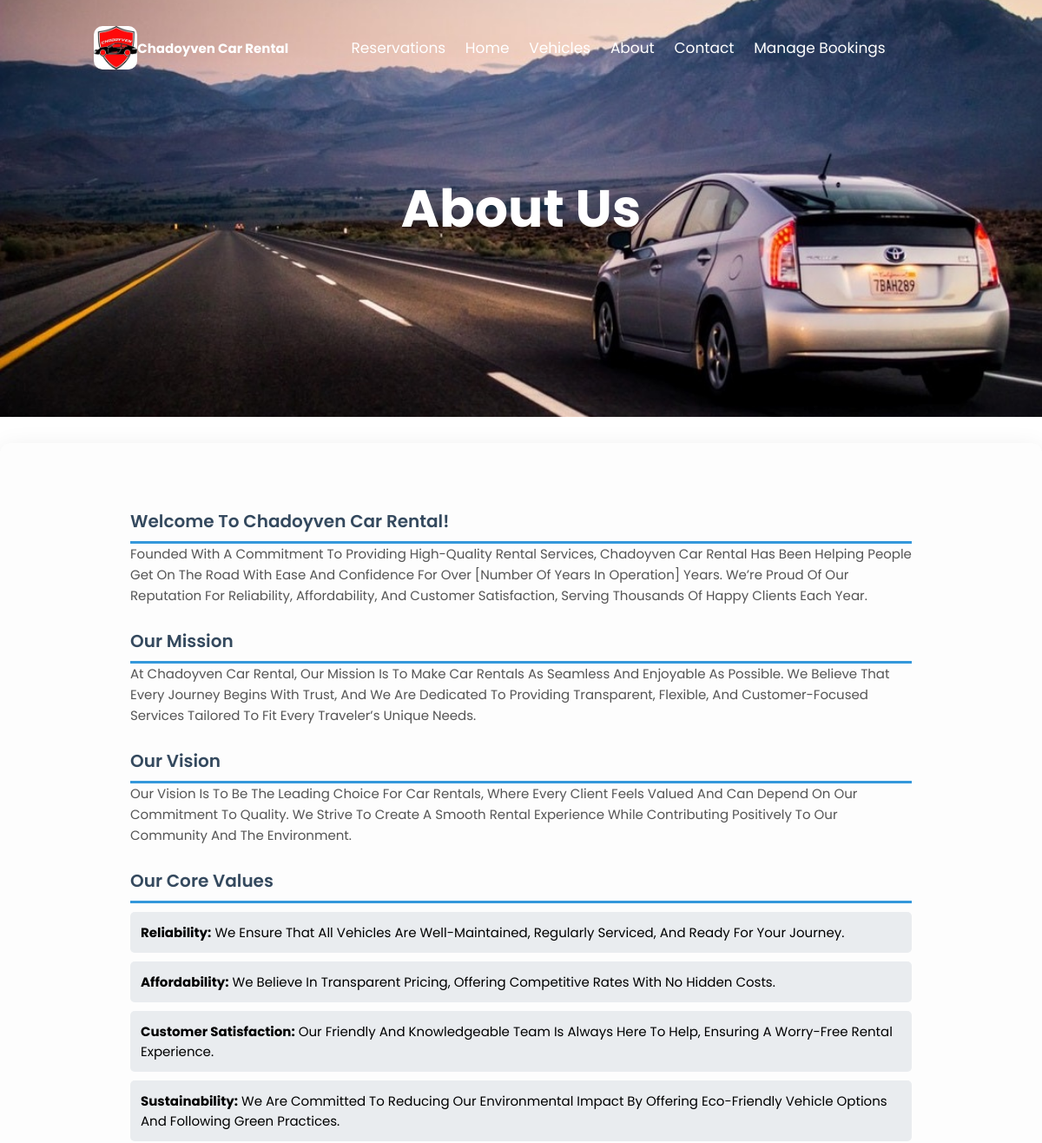
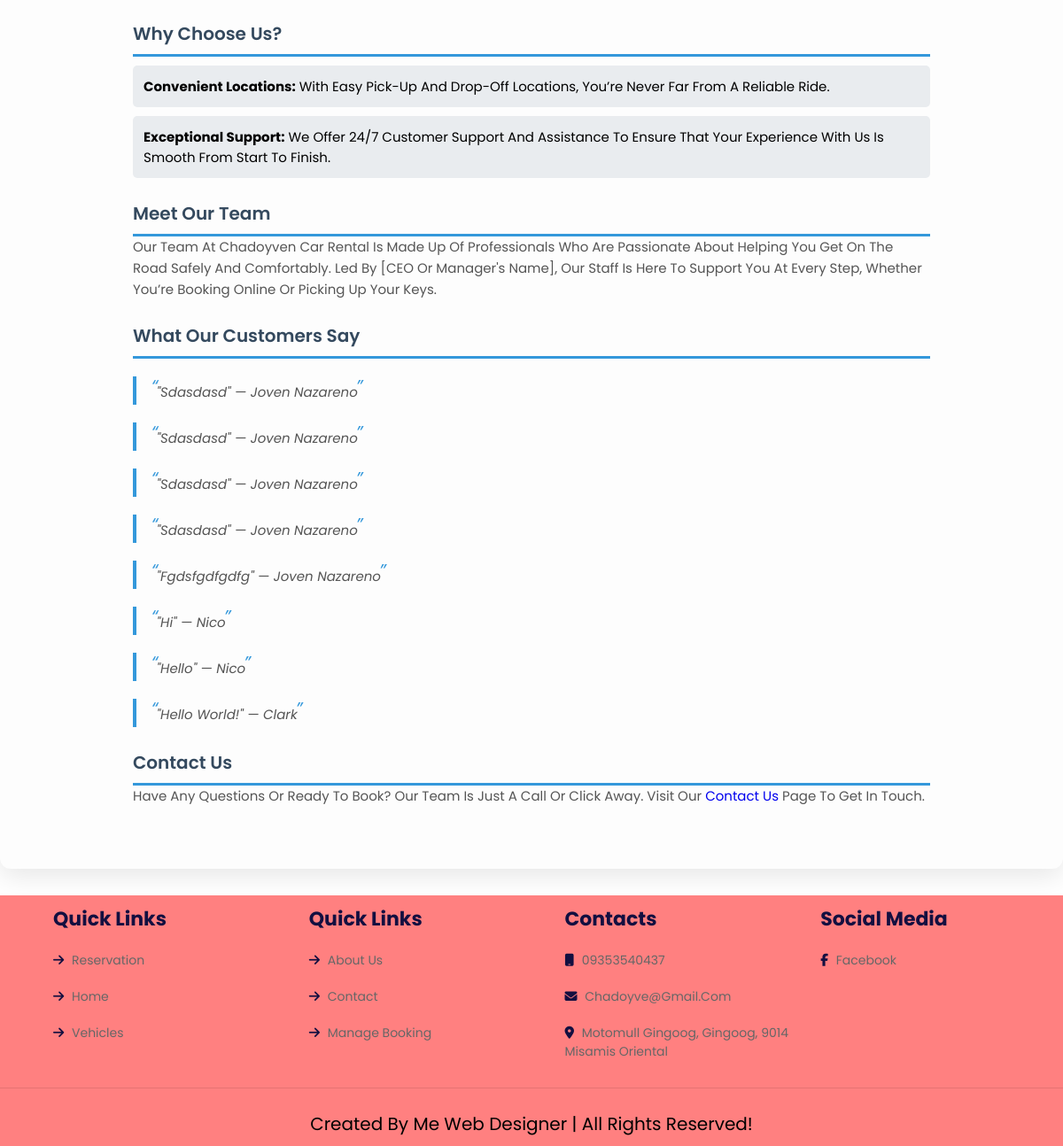
Page /about.php on the committed database (2 pictures, top to bottom).
### tables this page shows
CREATE TABLE `review` (
  `ID` int(100) NOT NULL,
  `Name` varchar(100) NOT NULL,
  `Email` varchar(100) NOT NULL,
  `review` text NOT NULL,
  `date` varchar(100) NOT NULL
);

### about.php (the view, shortened to what this page needs)
<!DOCTYPE html>
<html lang="en">
<head>
    <link rel="stylesheet" href="https://unpkg.com/swiper@7/swiper-bundle.min.css"/>
    <link rel="stylesheet" href="https://cdnjs.cloudflare.com/ajax/libs/font-awesome/6.5.2/css/all.min.css">
    <link rel="stylesheet" href="css/style.css">
</head>
<body>
    <header class="header">
        <a href="index.php" class="logo">
            <img style="border-radius: 10px;" src="image/logo.jpg" alt="Car Rental Logo">
            <h2>Chadoyven Car Rental</h2>
        </a>
        <nav class="navbar">
            <a href="reservation.php">reservations</a>
            <a href="index.php">home</a>
            <a href="vehicle.php">vehicles</a>
            <a href="about.php">about</a>
            <a href="contact.php">contact</a>
            <a href="manage.php">manage bookings</a>
        </nav>
    </header>
    <section class="home1">
        <div class="image-container">
            <img src="image/bg1.1.jpg" alt="Car Rental" />
        </div>
        <div class="home-content">
            <h1>About Us</h1>
        </div>
    </section>
    <section class="about-us">
    <div class="about-content">
        <h2 class="section-title">Welcome to Chadoyven Car Rental!</h2>
        <p class="intro">Founded with a commitment to providing high-quality rental services, Chadoyven Car Rental has been helping people get on the road with ease and confidence for over [number of years in operation] years. We’re proud of our reputation for reliability, affordability, and customer satisfaction, serving thousands of happy clients each year.</p>
        <h2 class="section-title">Our Mission</h2>
        <p>At Chadoyven Car Rental, our mission is to make car rentals as seamless and enjoyable as possible. We believe that every journey begins with trust, and we are dedicated to providing transparent, flexible, and customer-focused services tailored to fit every traveler’s unique needs.</p>
        <h2 class="section-title">Our Vision</h2>
        <p>Our vision is to be the leading choice for car rentals, where every client feels valued and can depend on our commitment to quality. We strive to create a smooth rental experience while contributing positively to our community and the environment.</p>
        <h2 class="section-title">Our Core Values</h2>
        <ul class="core-values">
            <li><strong>Reliability:</strong> We ensure that all vehicles are well-maintained, regularly serviced, and ready for your journey.</li>
            <li><strong>Affordability:</strong> We believe in transparent pricing, offering competitive rates with no hidden costs.</li>
            <li><strong>Customer Satisfaction:</strong> Our friendly and knowledgeable team is always here to help, ensuring a worry-free rental experience.</li>
            <li><strong>Sustainability:</strong> We are committed to reducing our environmental impact by offering eco-friendly vehicle options and following green practices.</li>
        </ul>
        <h2 class="section-title">Why Choose Us?</h2>
        <ul class="benefits-list">
            <li><strong>Convenient Locations:</strong> With easy pick-up and drop-off locations, you’re never far from a reliable ride.</li>
            <li><strong>Exceptional Support:</strong> We offer 24/7 customer support and assistance to ensure that your experience with us is smooth from start to finish.</li>
        </ul>
        <h2 class="section-title">Meet Our Team</h2>
        <p>Our team at Chadoyven Car Rental is made up of professionals who are passionate about helping you get on the road safely and comfortably. Led by [CEO or Manager's Name], our staff is here to support you at every step, whether you’re booking online or picking up your keys.</p>
        <h2 class="section-title">What Our Customers Say</h2>
        <?php
            $conn = connect();
            $sql = "SELECT review, Name FROM review";
            $result = $conn->query($sql);
            if ($result->num_rows > 0) {
                while ($row = $result->fetch_assoc()) {
                    echo '<p class="testimonial">"';
                    echo htmlspecialchars($row["review"]);
                    echo '" — ' . htmlspecialchars($row["Name"]);
                    echo '</p>';
                }
            } else {
                echo '<p class="testimonial">No testimonials available at the moment.</p>';
            }
            ?>
        <h2 class="section-title">Contact Us</h2>
        <p>Have any questions or ready to book? Our team is just a call or click away. Visit our <a href="contact.php">Contact Us</a> page to get in touch.</p>
    </div>
</section>
    <section class="footer">
        <div class="box-container">
            <div class="box">
                <h3>Quick Links</h3>
                <a href="reservation.php"><i class="fas fa-arrow-right"></i> reservation</a>
                <a href="index.php"><i class="fas fa-arrow-right"></i> Home </a>
                <a href="vehicle.php"><i class="fas fa-arrow-right"></i> Vehicles </a>
            </div>
            <div class="box">
                <h3>Quick Links</h3>
                <a href="about.php"><i class="fas fa-arrow-right"></i> About Us </a>
                <a href="contact.php"><i class="fas fa-arrow-right"></i> Contact </a>
                <a href="manage.php"><i class="fas fa-arrow-right"></i> manage booking </a>
            </div>
            <div class="box">
                <h3>Contacts</h3>
                <a href="#"><i class="fas fa-mobile"></i> 09353540437 </a>
                <a href="#"><i class="fas fa-envelope"></i> chadoyve@gmail.com </a>
                <a href="#"><i class="fas fa-map-marker-alt"></i> Motomull Gingoog, Gingoog, 9014 Misamis Oriental </a>
            </div>
            <div class="box">
                <h3>Social Media</h3>
                <a href="#"><i class="fab fa-facebook-f"></i> facebook </a>
            </div>
        </div>
        <div class="credit"> created by me web designer | all rights reserved!</div>
    </section>
</body>
</html>

### css/style.css (style rules this page uses)
:root { --yellow:#ff3b3b; --light-yellow:#ff8080; --black:#130f40; --light-color:#666; --border:.1rem solid rgba(0,0,0,.1); --box-shadow:0 .5rem 1rem rgba(0,0,0,.1); }
* { font-family: "Poppins", sans-serif; margin: 0; padding: 0; box-sizing: border-box; outline: none; border: none; text-decoration: none; text-transform: capitalize; transition: all .2s linear; }
html { font-size: 62.5%; overflow-x:hidden; scroll-padding-top: 7rem; scroll-behavior: smooth; }
.header { position: fixed; top: 0; left:0; right:0; z-index: 999; background: #fff; display: flex; align-items: center; justify-content: space-between; padding: 3rem 9%; background: transparent; transition: background-color 0.3s ease; color: #fff; }
.header .logo h2, .header .navbar a, .header #login-btn i { color: #fff; }
.header .logo { display: flex; align-items: center; }
.header .logo img { height: 50px; width: auto; }
.header .navbar a { font-size: 1.7rem; margin: 0 1rem; color: #fff; }
.home1 { position: relative; text-align: center; overflow: hidden; height: 60vh; }
.home1 .image-container img { width: 100%; height: 100%; object-fit: cover; position: absolute; top: 0; left: 0; z-index: -1; }
.home1 .home-content { position: absolute; top: 50%; left: 50%; transform: translate(-50%, -50%); text-align: center; color: white; padding: 1rem; }
.home1 h1 { font-size: 5vw; }
.about-us { padding: 50px 20px; max-width: auto; margin: 0 auto; margin-top: 100px; text-align: center; }
.about-content { text-align: left; }
.about-content p { line-height: 1.6; color: #555; }
.footer { background: var(--light-yellow); }
.footer .box-container { display: grid; grid-template-columns: repeat(auto-fit, minmax(25rem, 1fr)); gap:1.5rem; }
.footer .box-container .box h3 { color: var(--black); font-size: 2.2rem; padding: 1rem 0; }
.footer .box-container .box a { color: var(--light-color); font-size: 1.4rem; display: block; padding: 1rem 0; }
.footer .box-container .box a i { padding-right: .5rem; color: var(--black); }
.footer .credit { text-align: center; border-top: var(--border); padding: 1rem; padding-top: 2.5rem; margin-top: 2rem; font-size: 2rem; }

### about.php (style rules this page uses)
.footer .box-container { margin-left: 5%; }
.about-us { padding: 50px 30px; background-color: #fdfdfd; border-radius: 12px; box-shadow: 0 8px 30px rgba(0, 0, 0, 0.1); margin: 30px 0; }
.about-content { max-width: 900px; margin: 0 auto; text-align: left; }
.section-title { margin-top: 2.5rem; font-size: 2rem; color: #34495e; border-bottom: 3px solid #3498DB; padding-bottom: 8px; font-weight: 600; }
.intro, p { font-size: 1.5rem; line-height: 1.6; margin-bottom: 2rem; color: #555; }
.core-values, .benefits-list { list-style-type: none; padding: 0; }
.core-values li, .benefits-list li { background: #e9ecef; border-radius: 5px; padding: 12px; margin: 10px 0; transition: background 0.3s ease; font-size: 1.5rem; }
.testimonial { font-style: italic; margin: 20px 0; border-left: 4px solid #3498DB; padding-left: 15px; color: #555; }
.testimonial:before { content: "“"; font-size: 2rem; color: #3498DB; position: relative; top: -5px; left: 2px; }
.testimonial:after { content: "”"; font-size: 2rem; color: #3498DB; position: relative; bottom: 5px; right: 2px; }

### rows in the picture
review: review "Sdasdasd", Name "Joven Nazareno"
review: review "Sdasdasd", Name "Joven Nazareno"
review: review "Sdasdasd", Name "Joven Nazareno"
review: review "Sdasdasd", Name "Joven Nazareno"
review: review "Fgdsfgdfgdfg", Name "Joven Nazareno"
review: review "Hi", Name "Nico"
review: review "Hello", Name "Nico"
review: review "Hello World!", Name "Clark"
